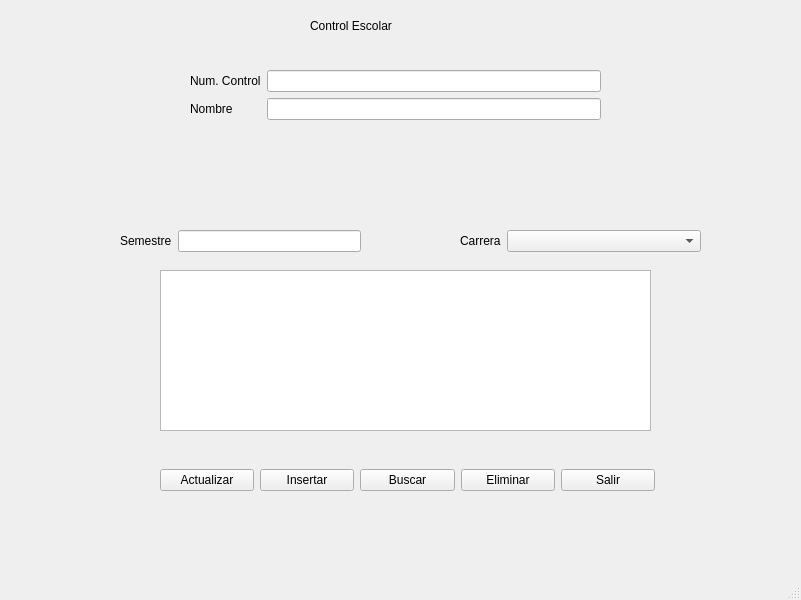
<?xml version="1.0" encoding="UTF-8"?>
<ui version="4.0">
 <class>MainWindow</class>
 <widget class="QMainWindow" name="MainWindow">
  <property name="geometry">
   <rect>
    <x>0</x>
    <y>0</y>
    <width>801</width>
    <height>600</height>
   </rect>
  </property>
  <property name="windowTitle">
   <string>MainWindow</string>
  </property>
  <property name="styleSheet">
   <string notr="true"/>
  </property>
  <widget class="QWidget" name="centralwidget">
   <widget class="QLabel" name="label">
    <property name="geometry">
     <rect>
      <x>310</x>
      <y>-10</y>
      <width>191</width>
      <height>71</height>
     </rect>
    </property>
    <property name="styleSheet">
     <string notr="true">
font: 20pt &quot;Tw Cen MT Condensed Extra Bold&quot;;</string>
    </property>
    <property name="text">
     <string>Control Escolar</string>
    </property>
   </widget>
   <widget class="QTableWidget" name="tabla">
    <property name="geometry">
     <rect>
      <x>160</x>
      <y>270</y>
      <width>491</width>
      <height>161</height>
     </rect>
    </property>
   </widget>
   <widget class="QWidget" name="formLayoutWidget">
    <property name="geometry">
     <rect>
      <x>190</x>
      <y>70</y>
      <width>411</width>
      <height>71</height>
     </rect>
    </property>
    <layout class="QFormLayout" name="formLayout_2">
     <item row="0" column="1">
      <widget class="QLineEdit" name="numcontrolline"/>
     </item>
     <item row="1" column="0">
      <widget class="QLabel" name="label_3">
       <property name="styleSheet">
        <string notr="true">font: 14pt &quot;MS Shell Dlg 2&quot;;</string>
       </property>
       <property name="text">
        <string>Nombre</string>
       </property>
      </widget>
     </item>
     <item row="1" column="1">
      <widget class="QLineEdit" name="nombrelineedit"/>
     </item>
     <item row="0" column="0">
      <widget class="QLabel" name="label_2">
       <property name="styleSheet">
        <string notr="true">font: 14pt &quot;MS Shell Dlg 2&quot;;</string>
       </property>
       <property name="text">
        <string>Num. Control</string>
       </property>
      </widget>
     </item>
    </layout>
   </widget>
   <widget class="QWidget" name="formLayoutWidget_2">
    <property name="geometry">
     <rect>
      <x>120</x>
      <y>230</y>
      <width>241</width>
      <height>31</height>
     </rect>
    </property>
    <layout class="QFormLayout" name="formLayout_3">
     <item row="0" column="0">
      <widget class="QLabel" name="label_4">
       <property name="styleSheet">
        <string notr="true">font: 14pt &quot;MS Shell Dlg 2&quot;;</string>
       </property>
       <property name="text">
        <string>Semestre</string>
       </property>
      </widget>
     </item>
     <item row="0" column="1">
      <widget class="QLineEdit" name="semestreline"/>
     </item>
    </layout>
   </widget>
   <widget class="QWidget" name="formLayoutWidget_3">
    <property name="geometry">
     <rect>
      <x>460</x>
      <y>230</y>
      <width>241</width>
      <height>31</height>
     </rect>
    </property>
    <layout class="QFormLayout" name="formLayout_4">
     <item row="0" column="0">
      <widget class="QLabel" name="label_5">
       <property name="styleSheet">
        <string notr="true">font: 14pt &quot;MS Shell Dlg 2&quot;;</string>
       </property>
       <property name="text">
        <string>Carrera</string>
       </property>
      </widget>
     </item>
     <item row="0" column="1">
      <widget class="QComboBox" name="carreraline"/>
     </item>
    </layout>
   </widget>
   <widget class="QWidget" name="horizontalLayoutWidget">
    <property name="geometry">
     <rect>
      <x>160</x>
      <y>440</y>
      <width>495</width>
      <height>80</height>
     </rect>
    </property>
    <layout class="QHBoxLayout" name="horizontalLayout">
     <item>
      <widget class="QPushButton" name="botonactua">
       <property name="text">
        <string>Actualizar</string>
       </property>
      </widget>
     </item>
     <item>
      <widget class="QPushButton" name="botoninsert">
       <property name="text">
        <string>Insertar</string>
       </property>
      </widget>
     </item>
     <item>
      <widget class="QPushButton" name="botonbuscar">
       <property name="text">
        <string>Buscar</string>
       </property>
      </widget>
     </item>
     <item>
      <widget class="QPushButton" name="botoneliminar">
       <property name="text">
        <string>Eliminar</string>
       </property>
      </widget>
     </item>
     <item>
      <widget class="QPushButton" name="botonsalir">
       <property name="text">
        <string>Salir</string>
       </property>
      </widget>
     </item>
    </layout>
   </widget>
  </widget>
  <widget class="QMenuBar" name="menubar">
   <property name="geometry">
    <rect>
     <x>0</x>
     <y>0</y>
     <width>801</width>
     <height>21</height>
    </rect>
   </property>
  </widget>
  <widget class="QStatusBar" name="statusbar"/>
 </widget>
 <resources/>
 <connections/>
</ui>
